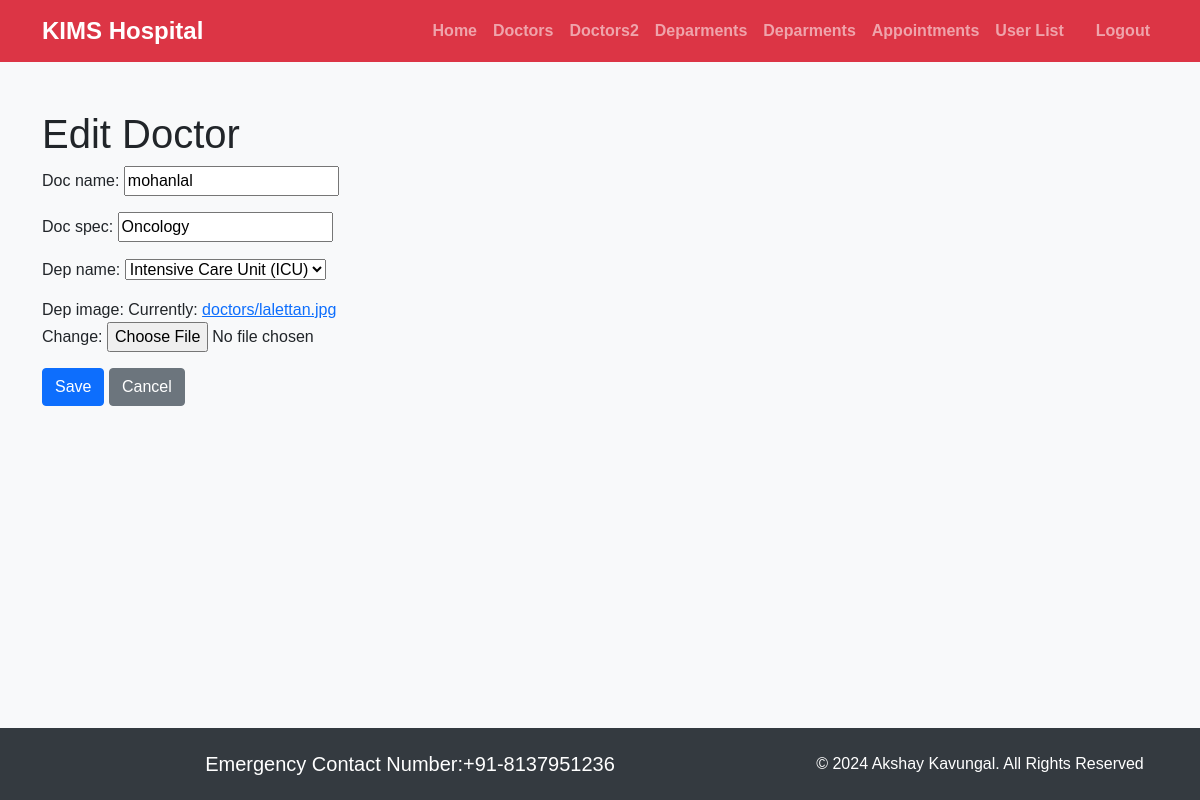
/doctors2/update/2/, run on the app's committed database.
### customer/models.py (models this page shows, shortened)
class Doctors(models.Model):
    doc_name =models.CharField(max_length=100)
    doc_spec =models.CharField(max_length=100)
    dep_name =models.ForeignKey(Departments, on_delete=models.CASCADE)
    dep_image = models.ImageField(upload_to='doctors')

class Departments(models.Model):
    dep_name = models.CharField(max_length=100)
    dep_description = models.TextField()
    def __str__(self):
        return self.dep_name

### admin1/views.py (the view, shortened to what this page needs)
# urls.py: path('doctors2/update/<int:pk>/', Doctor2UpdateView.as_view(), name='doctor2_update'),
class Doctor2UpdateView(UpdateView):
    model = Doctors
    form_class = DoctorForm
    template_name = 'admin/doctor/update.html'

### admin1/forms.py
class DoctorForm(forms.ModelForm):
    class Meta:
        model = Doctors
        fields ='__all__'

### templates/admin/doctor/update.html (shortened to what this page needs)
{% extends "admin/base.html" %}
{% block content %}
  <h1>Edit Doctor</h1>
  <form method="post" enctype="multipart/form-data">
    {{ form.as_p }}
    <button type="submit" class="btn btn-primary">Save</button>
    <a href="{% url 'doctor2_list' %}" class="btn btn-secondary">Cancel</a>
  </form>
{% endblock %}

### templates/admin/base.html (style rules this page uses)
body { background-color: #f8f9fa; font-family: Arial, sans-serif; display: flex; flex-direction: column; min-height: 100vh; }

### data on the page
Doctors: doc_name "mohanlal", doc_spec "Oncology"
Departments: dep_name "Intensive Care Unit (ICU)"
